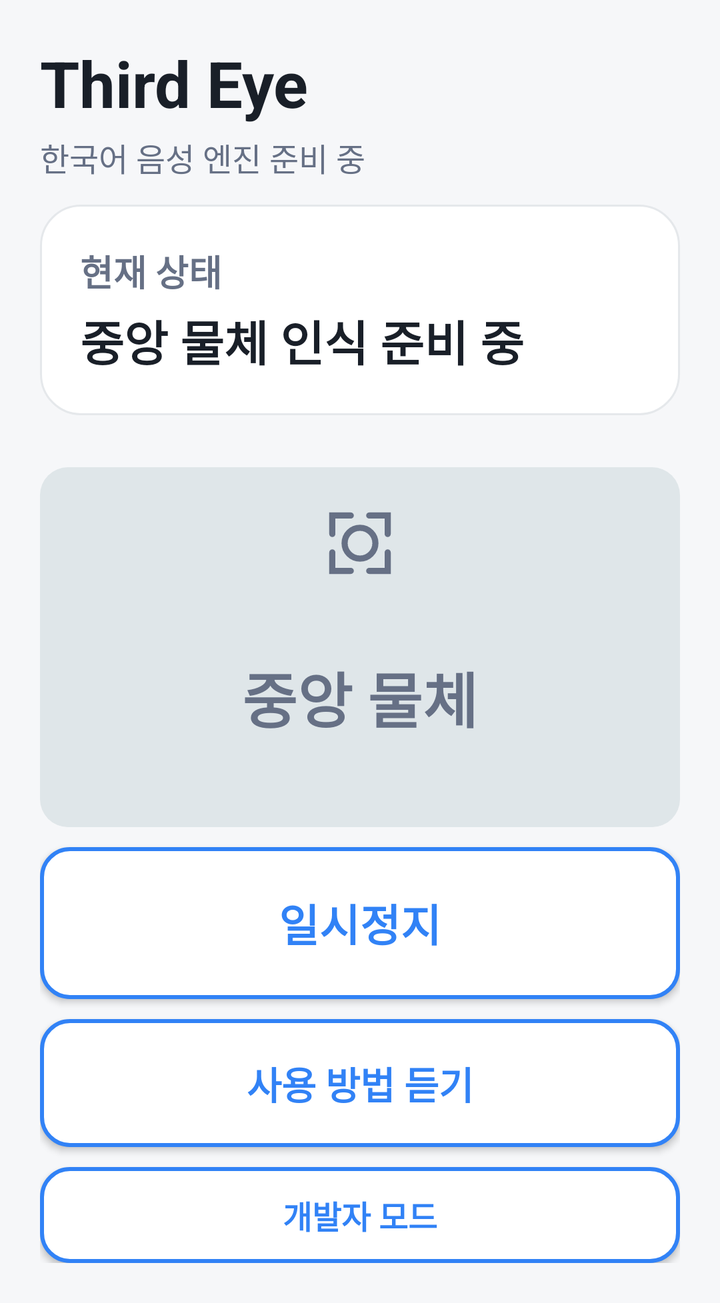
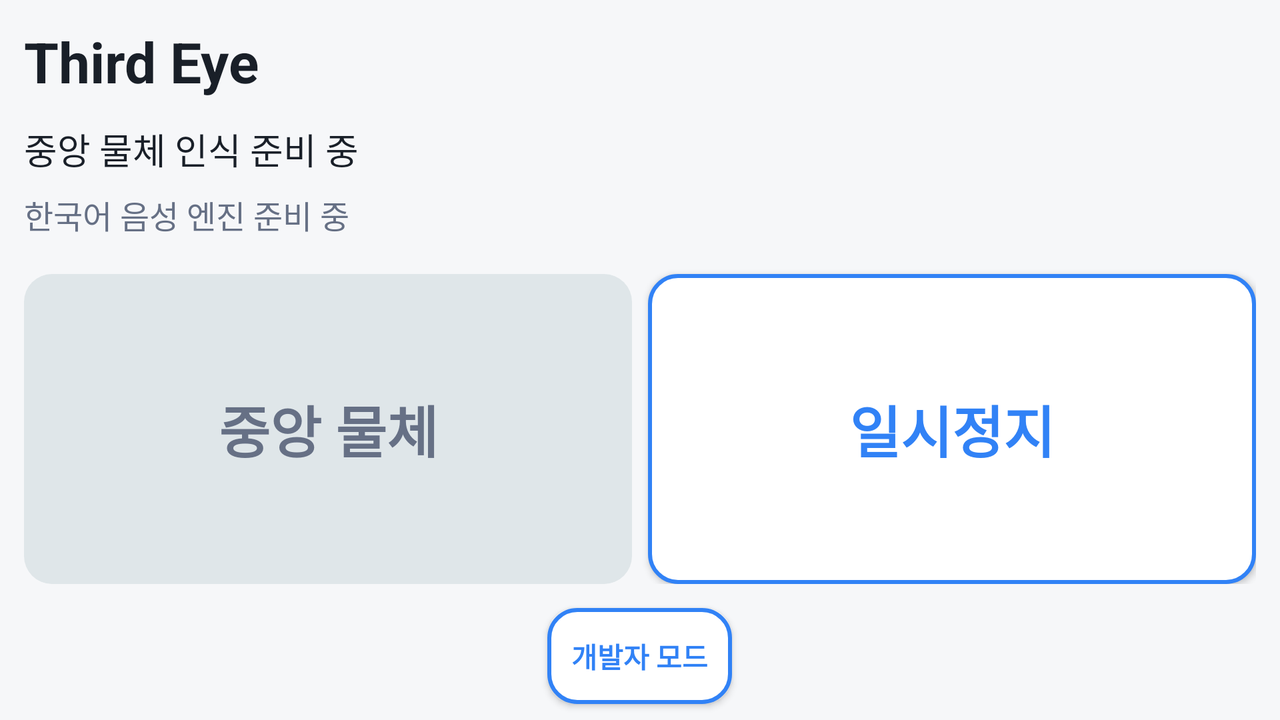

First picture: res/layout/ on a phone held upright. Second picture: the repository's own variant of that layout, on a device whose configuration matches the variant's folder. Source for both follows.
<!-- AndroidManifest.xml: application theme Theme.GuideEye -->
<!-- res/layout/activity_main.xml -->
<?xml version="1.0" encoding="utf-8"?>
<ScrollView xmlns:android="http://schemas.android.com/apk/res/android"
    android:id="@+id/root" android:layout_width="match_parent" android:layout_height="match_parent"
    android:fillViewport="true" android:clipToPadding="false">
    <LinearLayout android:layout_width="match_parent" android:layout_height="wrap_content"
        android:orientation="vertical" android:padding="20dp">
        <TextView android:id="@+id/home_title" style="@style/DashboardHeading"
            android:text="@string/app_name" android:textSize="32sp" android:layout_marginBottom="4dp" />
        <TextView android:id="@+id/home_voice_status" style="@style/DashboardText"
            android:text="@string/tts_initializing" android:textSize="16sp" android:layout_marginBottom="12dp"
            android:accessibilityLiveRegion="polite" />
        <LinearLayout android:layout_width="match_parent" android:layout_height="wrap_content"
            android:orientation="vertical" android:padding="20dp" android:background="@drawable/bg_surface"
            android:layout_marginBottom="16dp">
            <TextView android:id="@+id/home_status_label" style="@style/DashboardText"
                android:text="@string/home_status_label" android:textStyle="bold" android:layout_marginBottom="4dp" />
            <TextView android:id="@+id/home_operation_status" style="@style/DashboardHeading"
                android:text="@string/operation_waiting" android:textSize="24sp"
                android:accessibilityLiveRegion="polite" android:layout_marginBottom="0dp" />
        </LinearLayout>
        <Button android:id="@+id/listen_status" style="@style/DashboardButton.Primary"
            android:layout_width="match_parent" android:layout_height="wrap_content" android:minHeight="180dp"
            android:textSize="30sp" android:text="@string/central_object" android:contentDescription="@string/central_object_description"
            android:drawableTop="@drawable/ic_center_object" android:drawablePadding="10dp" android:enabled="false" />
        <Button android:id="@+id/listen_help" style="@style/DashboardButton"
            android:layout_width="match_parent" android:layout_height="wrap_content" android:minHeight="76dp"
            android:textSize="22sp" android:text="@string/pause_operation" android:drawablePadding="8dp" />
        <Button android:id="@+id/listen_howto" style="@style/DashboardButton"
            android:layout_width="match_parent" android:layout_height="wrap_content" android:minHeight="64dp"
            android:textSize="19sp" android:text="@string/listen_howto" />
        <Button android:id="@+id/open_developer" style="@style/DashboardButton"
            android:layout_width="match_parent" android:layout_height="wrap_content" android:minHeight="48dp"
            android:textSize="16sp" android:padding="12dp" android:text="@string/developer_mode"
            android:contentDescription="@string/developer_mode_description" />
    </LinearLayout>
</ScrollView>
<!-- resources referenced by this layout -->
<resources>
  <!-- drawable bg_surface (drawable) -->
  <shape xmlns:android="http://schemas.android.com/apk/res/android">
      <solid android:color="@color/surface" />
      <corners android:radius="20dp" />
      <stroke android:width="1dp" android:color="@color/surface_border" />
  </shape>
  <!-- drawable ic_center_object (drawable) -->
  <vector xmlns:android="http://schemas.android.com/apk/res/android" android:width="40dp" android:height="40dp" android:viewportWidth="26" android:viewportHeight="26">
      <path android:strokeColor="@color/button_primary_text" android:strokeWidth="2" android:strokeLineCap="round" android:fillColor="@android:color/transparent" android:pathData="M4,10V4h6M22,10V4h-6M4,16v6h6M22,16v6h-6M8,13a5,5 0,1 0,10 0a5,5 0,1 0,-10 0" />
  </vector>
  <string name="app_name">Third Eye</string>
  <string name="central_object">중앙 물체</string>
  <string name="central_object_description">중앙 물체. 카메라 화면 중앙의 사물 종류를 듣습니다.</string>
  <string name="developer_mode">개발자 모드</string>
  <string name="developer_mode_description">개발자 모드. 연결과 테스트 기능을 위한 별도 화면을 엽니다.</string>
  <string name="home_status_label">현재 상태</string>
  <string name="listen_howto">사용 방법 듣기</string>
  <string name="operation_waiting">중앙 물체 인식 준비 중</string>
  <string name="pause_operation">일시정지</string>
  <string name="tts_initializing">한국어 음성 엔진 준비 중</string>
  <style name="DashboardButton.Primary" parent="DashboardButton">
          <item name="android:background">@drawable/bg_button_primary</item>
          <item name="android:textColor">@color/button_primary_text</item>
      </style>
  <style name="DashboardHeading" parent="DashboardText">
          <item name="android:textSize">26sp</item>
          <item name="android:textStyle">bold</item>
          <item name="android:textColor">@color/text_primary</item>
      </style>
  <style name="DashboardText">
          <item name="android:layout_width">match_parent</item>
          <item name="android:layout_height">wrap_content</item>
          <item name="android:textSize">18sp</item>
          <item name="android:textColor">@color/text_secondary</item>
          <item name="android:lineSpacingExtra">4dp</item>
          <item name="android:layout_marginBottom">12dp</item>
      </style>
  <style name="Theme.GuideEye" parent="android:style/Theme.Material.Light.NoActionBar">
          <item name="android:windowBackground">@color/screen_background</item>
          <item name="android:colorAccent">@color/accent</item>
          <item name="android:windowLightStatusBar">true</item>
          <item name="android:navigationBarColor">@color/screen_background</item>
      </style>
  <color name="surface">#FFFFFF</color>
  <color name="surface_border">#E5E8EB</color>
  <!-- drawable bg_button_secondary (drawable) -->
  <ripple xmlns:android="http://schemas.android.com/apk/res/android" android:color="#3300695C">
      <item><shape>
          <solid android:color="@color/surface" />
          <corners android:radius="14dp" />
          <stroke android:width="2dp" android:color="@color/accent" />
      </shape></item>
  </ripple>
  <color name="accent">#3182F6</color>
  <!-- drawable bg_button_primary (drawable) -->
  <selector xmlns:android="http://schemas.android.com/apk/res/android">
      <item android:state_enabled="false"><shape>
          <solid android:color="#DFE6E9" /><corners android:radius="14dp" />
      </shape></item>
      <item><ripple android:color="#33FFFFFF"><item><shape>
          <solid android:color="@color/accent" /><corners android:radius="14dp" />
      </shape></item></ripple></item>
  </selector>
  <color name="text_primary">#191F28</color>
  <color name="text_secondary">#667085</color>
  <color name="screen_background">#F6F7F9</color>
  <!-- some entries are left out for length -->
</resources>
<!-- res/layout-land/activity_main.xml (the repository's variant of the layout above) -->
<!-- drawn on the phone turned sideways -->
<?xml version="1.0" encoding="utf-8"?>
<RelativeLayout xmlns:android="http://schemas.android.com/apk/res/android"
    android:id="@+id/root" android:layout_width="match_parent" android:layout_height="match_parent"
    android:importantForAccessibility="no">
    <RelativeLayout android:layout_width="match_parent" android:layout_height="match_parent"
        android:layout_above="@id/open_developer" android:padding="12dp">
        <LinearLayout android:id="@+id/home_header" android:layout_width="match_parent"
            android:layout_height="wrap_content" android:orientation="vertical">
        <TextView android:id="@+id/home_title" style="@style/DashboardHeading"
            android:text="@string/app_name" android:textSize="28sp" />
        <TextView android:id="@+id/home_operation_status" style="@style/DashboardText"
            android:text="@string/operation_waiting" android:textColor="@color/text_primary" android:layout_marginBottom="8dp" />
        <TextView android:id="@+id/home_voice_status" style="@style/DashboardText"
            android:text="@string/tts_initializing" android:textSize="16sp" android:layout_marginBottom="8dp"
            android:accessibilityLiveRegion="polite" />
        </LinearLayout>
        <LinearLayout android:layout_width="match_parent" android:layout_height="match_parent"
            android:layout_below="@id/home_header" android:orientation="horizontal" android:baselineAligned="false">
        <Button android:id="@+id/listen_status" style="@style/DashboardButton.Primary"
            android:layout_width="0dp" android:layout_height="match_parent" android:layout_weight="1" android:minHeight="80dp" android:layout_marginEnd="8dp"
            android:textSize="28sp" android:text="@string/central_object" android:contentDescription="@string/central_object_description"
            android:drawablePadding="8dp" android:enabled="false" />
        <Button android:id="@+id/listen_help" style="@style/DashboardButton"
            android:layout_width="0dp" android:layout_height="match_parent" android:layout_weight="1" android:minHeight="80dp"
            android:textSize="28sp" android:text="@string/pause_operation" android:drawablePadding="8dp" />
        </LinearLayout>
    </RelativeLayout>
    <Button android:id="@+id/open_developer" style="@style/DashboardButton"
        android:layout_width="wrap_content" android:layout_alignParentBottom="true" android:layout_centerHorizontal="true"
        android:layout_marginTop="0dp" android:layout_marginBottom="8dp"
        android:minHeight="48dp" android:textSize="14sp" android:padding="12dp"
        android:text="@string/developer_mode" android:contentDescription="@string/developer_mode_description" />
</RelativeLayout>
<!-- resources referenced by the variant -->
<!-- as the phone turned sideways resolves them -->
<resources>
  <color name="text_primary">#191F28</color>
  <string name="app_name">Third Eye</string>
  <string name="central_object">중앙 물체</string>
  <string name="central_object_description">중앙 물체. 카메라 화면 중앙의 사물 종류를 듣습니다.</string>
  <string name="developer_mode">개발자 모드</string>
  <string name="developer_mode_description">개발자 모드. 연결과 테스트 기능을 위한 별도 화면을 엽니다.</string>
  <string name="operation_waiting">중앙 물체 인식 준비 중</string>
  <string name="pause_operation">일시정지</string>
  <string name="tts_initializing">한국어 음성 엔진 준비 중</string>
  <style name="DashboardButton">
          <item name="android:layout_width">match_parent</item>
          <item name="android:layout_height">wrap_content</item>
          <item name="android:minHeight">64dp</item>
          <item name="android:layout_marginTop">10dp</item>
          <item name="android:padding">18dp</item>
          <item name="android:textSize">20sp</item>
          <item name="android:textStyle">bold</item>
          <item name="android:textAllCaps">false</item>
          <item name="android:backgroundTint">@null</item>
          <item name="android:background">@drawable/bg_button_secondary</item>
          <item name="android:textColor">@color/accent</item>
      </style>
  <style name="DashboardButton.Primary" parent="DashboardButton">
          <item name="android:background">@drawable/bg_button_primary</item>
          <item name="android:textColor">@color/button_primary_text</item>
      </style>
  <style name="DashboardHeading" parent="DashboardText">
          <item name="android:textSize">26sp</item>
          <item name="android:textStyle">bold</item>
          <item name="android:textColor">@color/text_primary</item>
      </style>
  <style name="DashboardText">
          <item name="android:layout_width">match_parent</item>
          <item name="android:layout_height">wrap_content</item>
          <item name="android:textSize">18sp</item>
          <item name="android:textColor">@color/text_secondary</item>
          <item name="android:lineSpacingExtra">4dp</item>
          <item name="android:layout_marginBottom">12dp</item>
      </style>
  <style name="Theme.GuideEye" parent="android:style/Theme.Material.Light.NoActionBar">
          <item name="android:windowBackground">@color/screen_background</item>
          <item name="android:colorAccent">@color/accent</item>
          <item name="android:windowLightStatusBar">true</item>
          <item name="android:navigationBarColor">@color/screen_background</item>
      </style>
  <!-- drawable bg_button_secondary (drawable) -->
  <ripple xmlns:android="http://schemas.android.com/apk/res/android" android:color="#3300695C">
      <item><shape>
          <solid android:color="@color/surface" />
          <corners android:radius="14dp" />
          <stroke android:width="2dp" android:color="@color/accent" />
      </shape></item>
  </ripple>
  <color name="accent">#3182F6</color>
  <!-- drawable bg_button_primary (drawable) -->
  <selector xmlns:android="http://schemas.android.com/apk/res/android">
      <item android:state_enabled="false"><shape>
          <solid android:color="#DFE6E9" /><corners android:radius="14dp" />
      </shape></item>
      <item><ripple android:color="#33FFFFFF"><item><shape>
          <solid android:color="@color/accent" /><corners android:radius="14dp" />
      </shape></item></ripple></item>
  </selector>
  <color name="text_secondary">#667085</color>
  <color name="screen_background">#F6F7F9</color>
  <color name="surface">#FFFFFF</color>
</resources>
